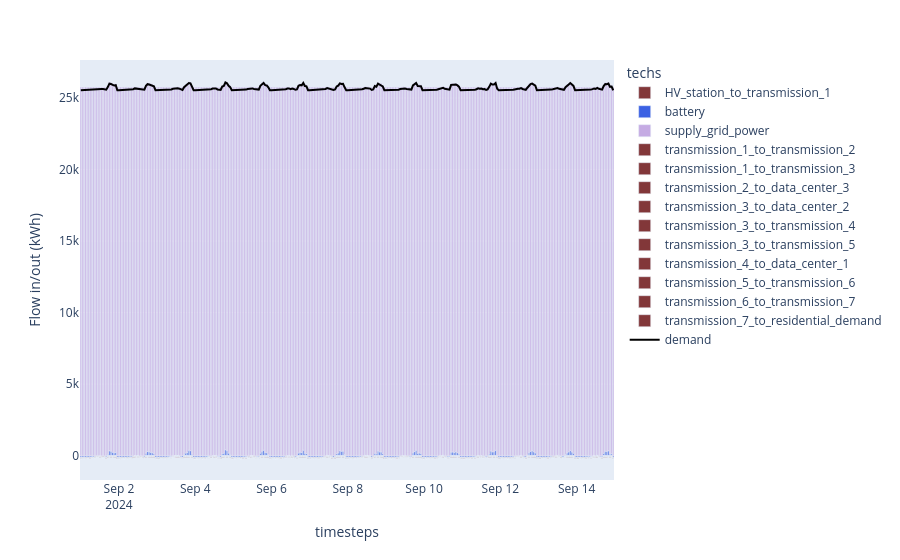

The cell this chart's notebook holds for it:
### Code cell
df_electricity = (
    (model.results.flow_out.fillna(0) - model.results.flow_in.fillna(0))
    .sel(carriers="electricity")
    .sum("nodes")
    .to_series()
    .where(lambda x: x != 0)
    .dropna()
    .to_frame("Flow in/out (kWh)")
    .reset_index()
)
df_electricity_demand = df_electricity[df_electricity.techs == "demand_electricity"]
df_electricity_other = df_electricity[df_electricity.techs != "demand_electricity"]

print(df_electricity.head())

fig1 = px.bar(
    df_electricity_other,
    x="timesteps",
    y="Flow in/out (kWh)",
    color="techs",
    color_discrete_map=colors,
)
fig1.add_scatter(
    x=df_electricity_demand.timesteps,
    y=-1 * df_electricity_demand["Flow in/out (kWh)"],
    marker_color="black",
    name="demand",
)
fig1.show()

### Figure 1 — Plotly figure (JSON) as saved in the notebook; plotly's stock layout.template omitted (floating-point values rounded to 4 significant figures; data arrays with more than 128 entries replaced by an {"elided": "..."} marker saying what was removed)
{"data": [{"hovertemplate": "techs=HV_station_to_transmission_1<br>timesteps=%{x}<br>Flow in/out (kWh)=%{y}<extra></extra>", "legendgroup": "HV_station_to_transmission_1", "marker": {"color": "#823739", "pattern": {"shape": ""}}, "name": "HV_station_to_transmission_1", "orientation": "v", "showlegend": true, "textposition": "auto", "type": "bar", "x": {"elided": "336 str values"}, "xaxis": "x", "y": {"elided": "336 float values"}, "yaxis": "y"}, {"hovertemplate": "techs=battery<br>timesteps=%{x}<br>Flow in/out (kWh)=%{y}<extra></extra>", "legendgroup": "battery", "marker": {"color": "#3B61E3", "pattern": {"shape": ""}}, "name": "battery", "orientation": "v", "showlegend": true, "textposition": "auto", "type": "bar", "x": {"elided": "336 str values"}, "xaxis": "x", "y": {"elided": "336 float values"}, "yaxis": "y"}, {"hovertemplate": "techs=supply_grid_power<br>timesteps=%{x}<br>Flow in/out (kWh)=%{y}<extra></extra>", "legendgroup": "supply_grid_power", "marker": {"color": "#C5ABE3", "pattern": {"shape": ""}}, "name": "supply_grid_power", "orientation": "v", "showlegend": true, "textposition": "auto", "type": "bar", "x": {"elided": "336 str values"}, "xaxis": "x", "y": {"elided": "336 float values"}, "yaxis": "y"}, {"hovertemplate": "techs=transmission_1_to_transmission_2<br>timesteps=%{x}<br>Flow in/out (kWh)=%{y}<extra></extra>", "legendgroup": "transmission_1_to_transmission_2", "marker": {"color": "#823739", "pattern": {"shape": ""}}, "name": "transmission_1_to_transmission_2", "orientation": "v", "showlegend": true, "textposition": "auto", "type": "bar", "x": {"elided": "336 str values"}, "xaxis": "x", "y": {"elided": "336 float values"}, "yaxis": "y"}, {"hovertemplate": "techs=transmission_1_to_transmission_3<br>timesteps=%{x}<br>Flow in/out (kWh)=%{y}<extra></extra>", "legendgroup": "transmission_1_to_transmission_3", "marker": {"color": "#823739", "pattern": {"shape": ""}}, "name": "transmission_1_to_transmission_3", "orientation": "v", "showlegend": true, "textposition": "auto", "type": "bar", "x": {"elided": "336 str values"}, "xaxis": "x", "y": {"elided": "336 float values"}, "yaxis": "y"}, {"hovertemplate": "techs=transmission_2_to_data_center_3<br>timesteps=%{x}<br>Flow in/out (kWh)=%{y}<extra></extra>", "legendgroup": "transmission_2_to_data_center_3", "marker": {"color": "#823739", "pattern": {"shape": ""}}, "name": "transmission_2_to_data_center_3", "orientation": "v", "showlegend": true, "textposition": "auto", "type": "bar", "x": {"elided": "336 str values"}, "xaxis": "x", "y": {"elided": "336 float values"}, "yaxis": "y"}, {"hovertemplate": "techs=transmission_3_to_data_center_2<br>timesteps=%{x}<br>Flow in/out (kWh)=%{y}<extra></extra>", "legendgroup": "transmission_3_to_data_center_2", "marker": {"color": "#823739", "pattern": {"shape": ""}}, "name": "transmission_3_to_data_center_2", "orientation": "v", "showlegend": true, "textposition": "auto", "type": "bar", "x": {"elided": "336 str values"}, "xaxis": "x", "y": {"elided": "336 float values"}, "yaxis": "y"}, {"hovertemplate": "techs=transmission_3_to_transmission_4<br>timesteps=%{x}<br>Flow in/out (kWh)=%{y}<extra></extra>", "legendgroup": "transmission_3_to_transmission_4", "marker": {"color": "#823739", "pattern": {"shape": ""}}, "name": "transmission_3_to_transmission_4", "orientation": "v", "showlegend": true, "textposition": "auto", "type": "bar", "x": {"elided": "336 str values"}, "xaxis": "x", "y": {"elided": "336 float values"}, "yaxis": "y"}, {"hovertemplate": "techs=transmission_3_to_transmission_5<br>timesteps=%{x}<br>Flow in/out (kWh)=%{y}<extra></extra>", "legendgroup": "transmission_3_to_transmission_5", "marker": {"color": "#823739", "pattern": {"shape": ""}}, "name": "transmission_3_to_transmission_5", "orientation": "v", "showlegend": true, "textposition": "auto", "type": "bar", "x": {"elided": "336 str values"}, "xaxis": "x", "y": {"elided": "336 float values"}, "yaxis": "y"}, {"hovertemplate": "techs=transmission_4_to_data_center_1<br>timesteps=%{x}<br>Flow in/out (kWh)=%{y}<extra></extra>", "legendgroup": "transmission_4_to_data_center_1", "marker": {"color": "#823739", "pattern": {"shape": ""}}, "name": "transmission_4_to_data_center_1", "orientation": "v", "showlegend": true, "textposition": "auto", "type": "bar", "x": {"elided": "336 str values"}, "xaxis": "x", "y": {"elided": "336 float values"}, "yaxis": "y"}, {"hovertemplate": "techs=transmission_5_to_transmission_6<br>timesteps=%{x}<br>Flow in/out (kWh)=%{y}<extra></extra>", "legendgroup": "transmission_5_to_transmission_6", "marker": {"color": "#823739", "pattern": {"shape": ""}}, "name": "transmission_5_to_transmission_6", "orientation": "v", "showlegend": true, "textposition": "auto", "type": "bar", "x": {"elided": "336 str values"}, "xaxis": "x", "y": {"elided": "336 float values"}, "yaxis": "y"}, {"hovertemplate": "techs=transmission_6_to_transmission_7<br>timesteps=%{x}<br>Flow in/out (kWh)=%{y}<extra></extra>", "legendgroup": "transmission_6_to_transmission_7", "marker": {"color": "#823739", "pattern": {"shape": ""}}, "name": "transmission_6_to_transmission_7", "orientation": "v", "showlegend": true, "textposition": "auto", "type": "bar", "x": {"elided": "336 str values"}, "xaxis": "x", "y": {"elided": "336 float values"}, "yaxis": "y"}, {"hovertemplate": "techs=transmission_7_to_residential_demand<br>timesteps=%{x}<br>Flow in/out (kWh)=%{y}<extra></extra>", "legendgroup": "transmission_7_to_residential_demand", "marker": {"color": "#823739", "pattern": {"shape": ""}}, "name": "transmission_7_to_residential_demand", "orientation": "v", "showlegend": true, "textposition": "auto", "type": "bar", "x": {"elided": "336 str values"}, "xaxis": "x", "y": {"elided": "336 float values"}, "yaxis": "y"}, {"marker": {"color": "black"}, "name": "demand", "type": "scatter", "x": {"elided": "336 str values"}, "y": {"elided": "336 float values"}}], "layout": {"barmode": "relative", "legend": {"title": {"text": "techs"}, "tracegroupgap": 0}, "margin": {"t": 60}, "xaxis": {"anchor": "y", "domain": [0, 1], "title": {"text": "timesteps"}}, "yaxis": {"anchor": "x", "domain": [0, 1], "title": {"text": "Flow in/out (kWh)"}}}}
